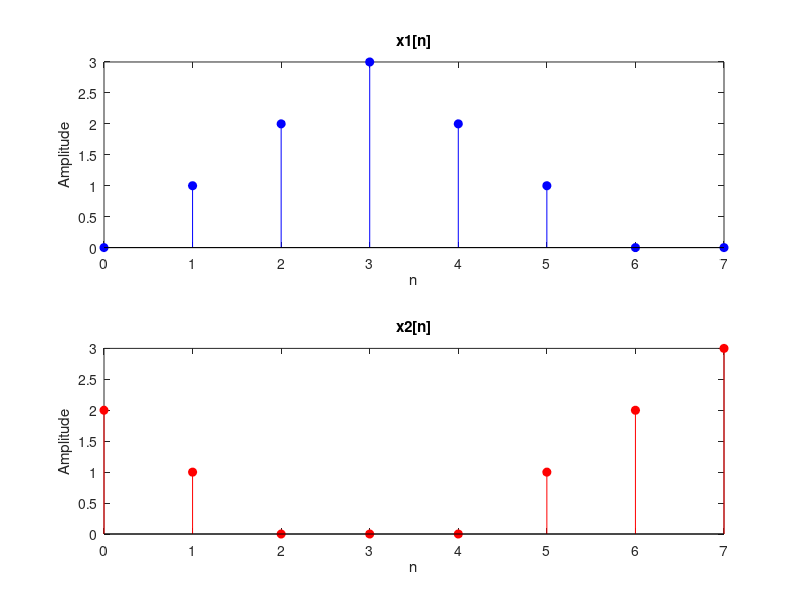
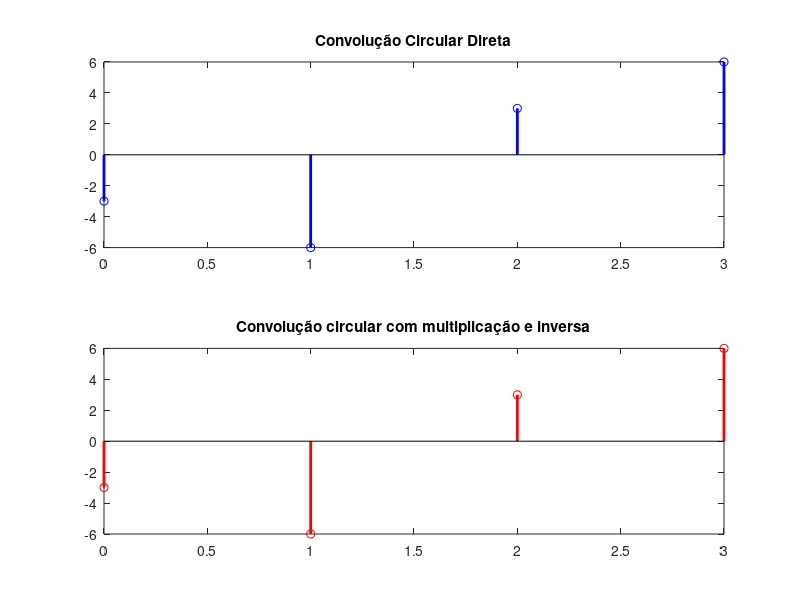
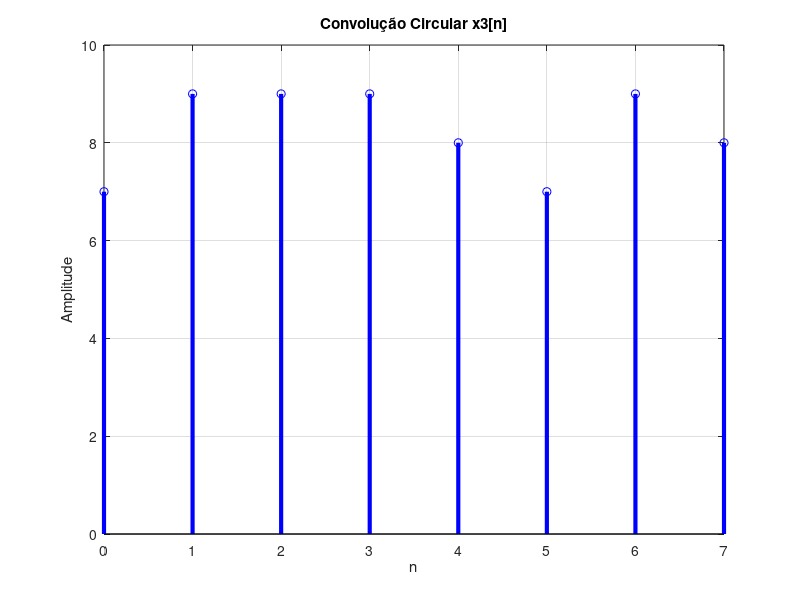
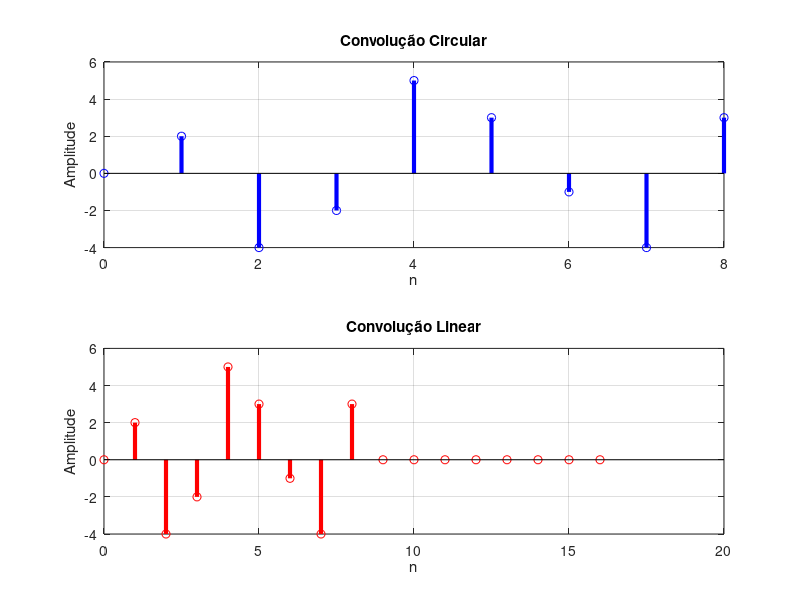

Reproduce these figures in MATLAB, in order.

% Questão 1

n = 0:7;

x1_n = [0, 1, 2, 3, 2, 1, 0, 0];
x2_n = [2, 1, 0, 0, 0, 1, 2, 3];

X1_k = fft(x1_n) .* (
    exp(-1i * 2 * pi / 8 * 4 * n)
);

figure(1);
subplot(2, 1, 1);
stem(n, x1_n, 'b', 'filled');
title('x1[n]');
xlabel('n');
ylabel('Amplitude');

subplot(2, 1, 2);
stem(n, x2_n, 'r', 'filled');
title('x2[n]');
xlabel('n');
ylabel('Amplitude');

% Questão 2
M = 4;
m = 0:M-1;
k = 0:M-1;
s = [1,0,-1,0];
t = [1,2,4,8];
S = fft(s);
T = fft(t);

% convolução direta
conv_dir = cconv(s, t, 4);

% realiza a multiplicação
conv_mult = ifft(fft(s).*fft(t));

figure(2)
subplot(211)
stem(k, conv_dir,'b', 'LineWidth', 2);
title('Convolução Circular Direta');

subplot(212)
stem(k, conv_mult,'r', 'LineWidth', 2);
title('Convolução circular com multiplicação e inversa');

% Questão 3
n = 0:7;

x1_n = [1, 2, 1, 1, 2, 1, 1, 2];
x2_n = [0, 1, 3, 2, 0, 0, 0, 0];
x3_n = cconv(x1_n, x2_n, 8);

figure(3)
stem(n, x3_n, 'b', 'LineWidth', 3);
xlabel('n');
ylabel('Amplitude');
title('Convolução Circular x3[n]');
grid on;

% Questão 5
N = 9;
n = 0:N-1;

x1_n = [1, -2, -1, 3, 0, 0, 0, 0, 0];
x2_n = [0, 2, 0, 0, -1, 1, 0, 0, 0];

circ_conv = cconv(x1_n, x2_n, N);
linear_conv = conv(x1_n, x2_n);

figure(5)
subplot(211)
stem(n, circ_conv, 'b', 'LineWidth', 3);
xlabel('n');
ylabel('Amplitude');
title('Convolução Circular');
grid on;

subplot(212)
stem(0:length(linear_conv)-1, linear_conv, 'r', 'LineWidth', 3);
xlabel('n');
ylabel('Amplitude');
title('Convolução Linear');
grid on;

% Questão 7
M = 2^11;
N = 2^10 + 1;
FFT = (M/2)*log2(M)
DFT = N^2
